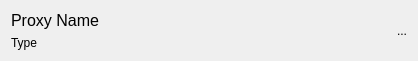
<?xml version="1.0" encoding="UTF-8"?>
<ui version="4.0">
    <class>ProxyWidget</class>
    <widget class="QWidget" name="ProxyWidget">
        <property name="geometry">
            <rect>
                <x>0</x>
                <y>0</y>
                <width>418</width>
                <height>55</height>
            </rect>
        </property>
        <property name="sizePolicy">
            <sizepolicy hsizetype="Preferred" vsizetype="Minimum">
                <horstretch>0</horstretch>
                <verstretch>0</verstretch>
            </sizepolicy>
        </property>
        <property name="minimumSize">
            <size>
                <width>0</width>
                <height>0</height>
            </size>
        </property>
        <property name="maximumSize">
            <size>
                <width>16777215</width>
                <height>16777215</height>
            </size>
        </property>
        <property name="cursor">
            <cursorShape>PointingHandCursor</cursorShape>
        </property>
        <property name="windowTitle">
            <string>Form</string>
        </property>
        <property name="styleSheet">
            <string notr="true"/>
        </property>
        <layout class="QHBoxLayout" name="horizontalLayout">
            <item>
                <layout class="QVBoxLayout" name="verticalLayout_2">
                    <item>
                        <widget class="QLabel" name="name">
                            <property name="font">
                                <font>
                                    <pointsize>12</pointsize>
                                    <weight>50</weight>
                                    <bold>false</bold>
                                </font>
                            </property>
                            <property name="text">
                                <string>Proxy Name</string>
                            </property>
                        </widget>
                    </item>
                    <item>
                        <widget class="QLabel" name="type">
                            <property name="text">
                                <string>Type</string>
                            </property>
                        </widget>
                    </item>
                </layout>
            </item>
            <item>
                <spacer name="horizontalSpacer">
                    <property name="orientation">
                        <enum>Qt::Horizontal</enum>
                    </property>
                    <property name="sizeHint" stdset="0">
                        <size>
                            <width>40</width>
                            <height>20</height>
                        </size>
                    </property>
                </spacer>
            </item>
            <item>
                <widget class="QLabel" name="lag">
                    <property name="text">
                        <string>...</string>
                    </property>
                </widget>
            </item>
        </layout>
    </widget>
    <resources/>
    <connections/>
</ui>
